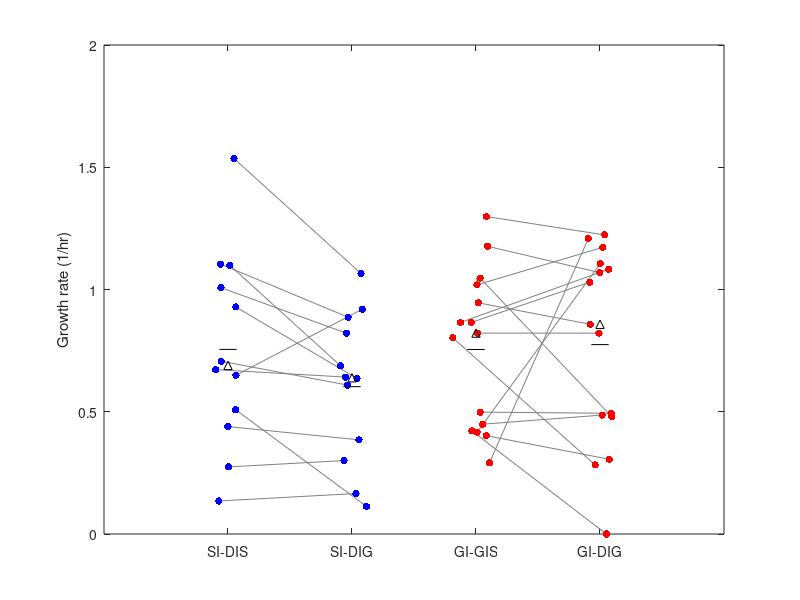
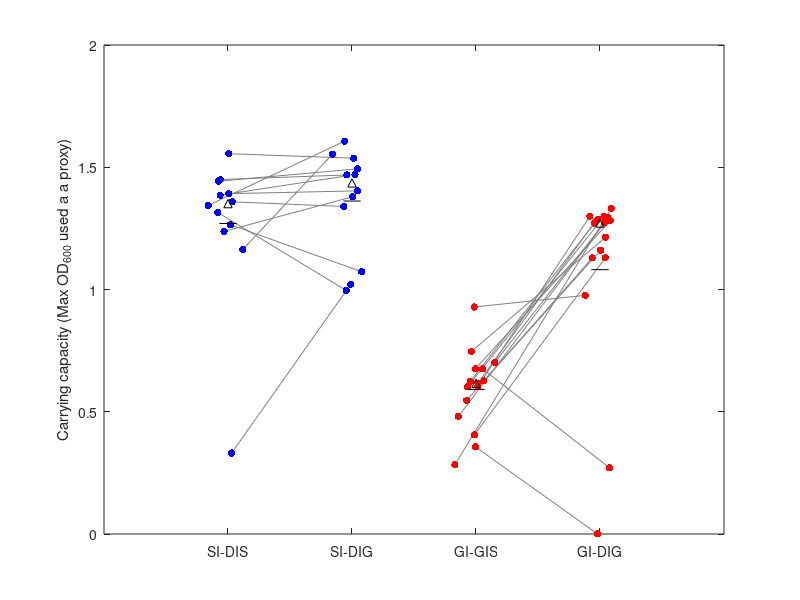

Write MATLAB code to recreate these figures, in order.
clear

%% Growth rate
jt = 0.07;

%Growth rates for isolates (16S seq) in starch (GIS) and glucose (GIG)
SI_GIS = [0.13505 0.50865 0.67235 0.64915 0.70645 1.5358 0.4395 1.1042 1.00745 0.27445 1.0992 0.9286];
SI_GIG = [0.16555 0.1128 0.64185 0.9193 0.6091 1.06505 0.38515 0.88655 0.821 0.30035 0.68825 0.6363];
GI_GIS = [0.86545 0.4216 1.0467 0.94565 1.1768 0.8025 1.019 0.4165 0.8653 0.82175 0.40215 1.2984 0.29075 0.44915 0.49845];
GI_GIG = [1.03025 0 0.47945 0.85765 1.0691 0.2827 1.1723 1.1061 1.08285 0.8214 0.3058 1.2232 1.20885 0.4865 0.4937];

xSI_GIS = 1+jt*randn(1,length(SI_GIS));
xSI_GIG = 2+jt*randn(1,length(SI_GIG));
xGI_GIS = 3+jt*randn(1,length(GI_GIS));
xGI_GIG = 4+jt*randn(1,length(GI_GIG));

%Figure 3A
figure (11)
plot([xSI_GIS; xSI_GIG],[SI_GIS; SI_GIG],'-','color',[0.5 0.5 0.5]) % plot linkages
hold on
plot(xSI_GIS,SI_GIS,'b.','MarkerSize',16) % plot jittered data points
plot([1-jt, 1+jt], mean(SI_GIS)*[1,1],'k') % mark mean
plot(1, median(SI_GIS),'k^') % mark median
plot(xSI_GIG,SI_GIG,'b.','MarkerSize',16) % plot jittered data points
plot([2-jt, 2+jt], mean(SI_GIG)*[1,1],'k') % mark mean
plot(2, median(SI_GIG),'k^') % mark median
plot([xGI_GIS; xGI_GIG],[GI_GIS; GI_GIG],'-','color',[0.5 0.5 0.5]) % plot jittered data points
plot(xGI_GIS,GI_GIS,'r.','MarkerSize',16) % plot jittered data points
plot([3-jt, 3+jt], mean(GI_GIS)*[1,1],'k') % mark mean
plot(3, median(GI_GIS),'k^') % mark median
plot(xGI_GIG,GI_GIG,'r.','MarkerSize',16) % plot jittered data points
plot([4-jt, 4+jt], mean(GI_GIG)*[1,1],'k') % mark mean
plot(4, median(GI_GIG),'k^') % mark median
set(gca,'XTick',[1 2 3 4],'XTickLabel',{'SI-DIS','SI-DIG','GI-GIS','GI-DIG'})
ylabel('Growth rate (1/hr)')
xlim([0 5])
ylim([0 2])


% compare SI_DIS and SI_DIG
pSS_SG = ranksum(SI_GIS,SI_GIG)
% compare SI_DIS and GI_DIS
pSS_GS = ranksum(SI_GIS,GI_GIS)
% compare SI_DIS and GI_DIG
pSS_GG = ranksum(SI_GIS,GI_GIG)
% compare SI_DIG and GI_DIS
pSG_GS = ranksum(SI_GIG,GI_GIS)
% compare SI_DIG and GI_DIG
pSG_GG = ranksum(SI_GIG,GI_GIG)
% compare GI_DIS and GI_DIG
pGS_GG = ranksum(GI_GIS,GI_GIG)


%% Carrying capacity 

%Carrying capacities for isolates (16S seq) in starch (IS) and glucose (IG)
SI_IS = [1.3151 1.2649 1.3858 1.4498 1.1636 1.344 1.2378 1.55535 1.443 0.33125 1.392 1.35865];
SI_IG = [0.996 1.07315 1.4699 1.4685 1.55325 1.60685 1.3794 1.5371 1.4935 1.02125 1.4034 1.33975];
GI_IS = [0.7465 0.35625 0.9284 0.54625 0.602 0.676 0.60225 0.626 0.62425 0.70135 0.61635 0.67555 0.48075 0.28315 0.4055];
GI_IG = [1.2139 0.0005 0.97615 1.129 1.298 0.2709 1.29985 1.1604 1.28755 1.2725 1.272 1.28135 1.293 1.332 1.13015];

xSI_IS = 1+jt*randn(1,length(SI_IS));
xSI_IG = 2+jt*randn(1,length(SI_IG));
xGI_IS = 3+jt*randn(1,length(GI_IS));
xGI_IG = 4+jt*randn(1,length(GI_IG));

%Figure 3B
figure (13)
plot([xSI_IS; xSI_IG],[SI_IS; SI_IG],'-','color',[0.5 0.5 0.5]) % plot linkages
hold on
plot(xSI_IS,SI_IS,'b.','MarkerSize',16) % plot jittered data points
plot([1-jt, 1+jt], mean(SI_IS)*[1,1],'k') % mark mean
plot(1, median(SI_IS),'k^') % mark median
plot(xSI_IG,SI_IG,'b.','MarkerSize',16) % plot jittered data points
plot([2-jt, 2+jt], mean(SI_IG)*[1,1],'k') % mark mean
plot(2, median(SI_IG),'k^') % mark median
plot([xGI_IS; xGI_IG],[GI_IS; GI_IG],'-','color',[0.5 0.5 0.5]) % plot jittered data points
plot(xGI_IS,GI_IS,'r.','MarkerSize',16) % plot jittered data points
plot([3-jt, 3+jt], mean(GI_IS)*[1,1],'k') % mark mean
plot(3, median(GI_IS),'k^') % mark median
plot(xGI_IG,GI_IG,'r.','MarkerSize',16) % plot jittered data points
plot([4-jt, 4+jt], mean(GI_IG)*[1,1],'k') % mark mean
plot(4, median(GI_IG),'k^') % mark median
set(gca,'XTick',[1 2 3 4],'XTickLabel',{'SI-DIS','SI-DIG','GI-GIS','GI-DIG'})
ylabel('Carrying capacity (Max OD_6_0_0 used a a proxy)')
xlim([0 5])
ylim([0 2])

% compare SI_DIS and SI_DIG
cSS_SG = ranksum(SI_IS,SI_IG)
% compare SI_DIS and GI_DIS
cSS_GS = ranksum(SI_IS,GI_IS)
% compare SI_DIS and GI_DIG
cSS_GG = ranksum(SI_IS,GI_IG)
% compare SI_DIG and GI_DIS
cSG_GS = ranksum(SI_IG,GI_IS)
% compare SI_DIG and GI_DIG
cSG_GG = ranksum(SI_IG,GI_IG)
% compare GI_DIS and GI_DIG
cGS_GG = ranksum(GI_IS,GI_IG)
